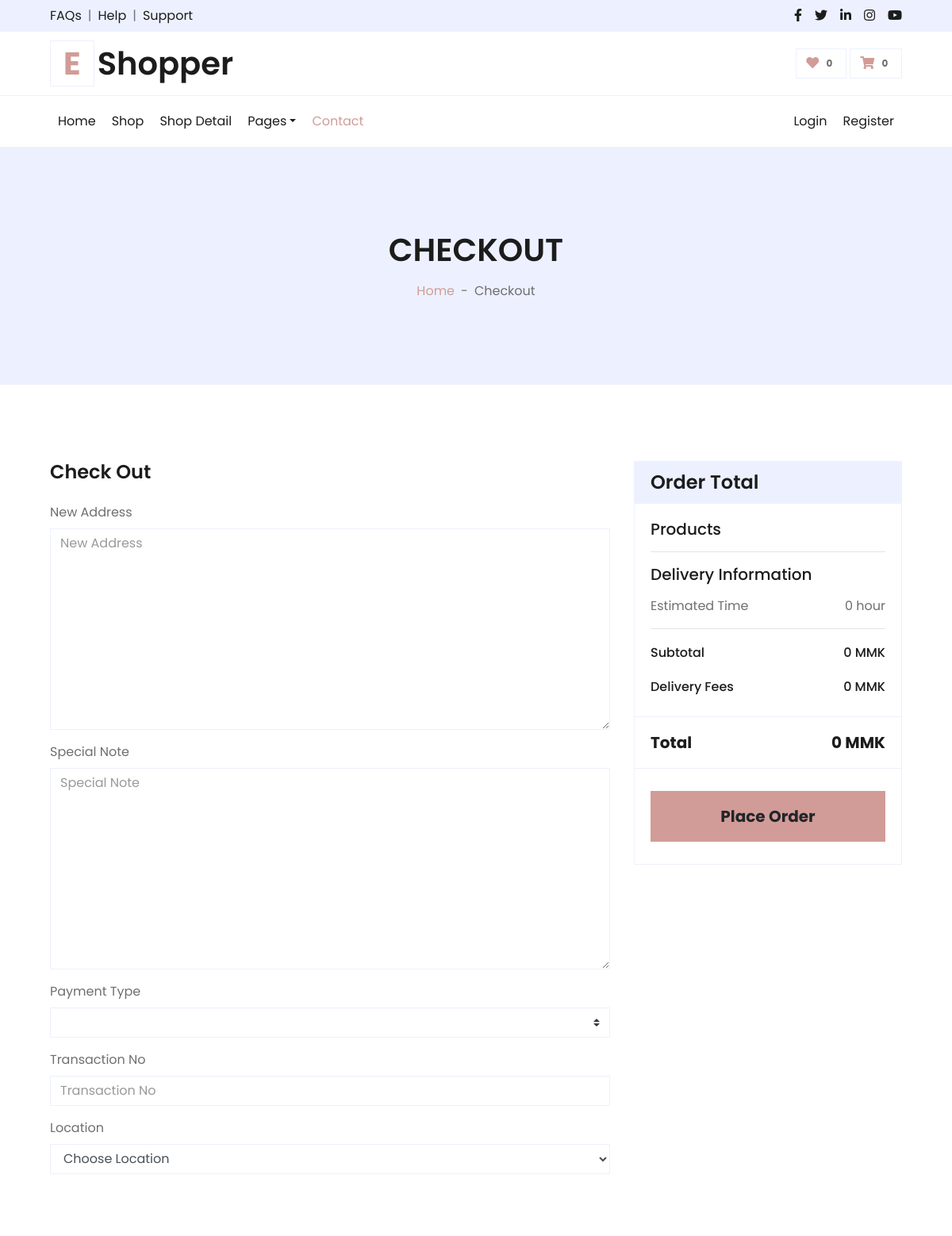
Before: /checkout.php (upper part) with the older database file.
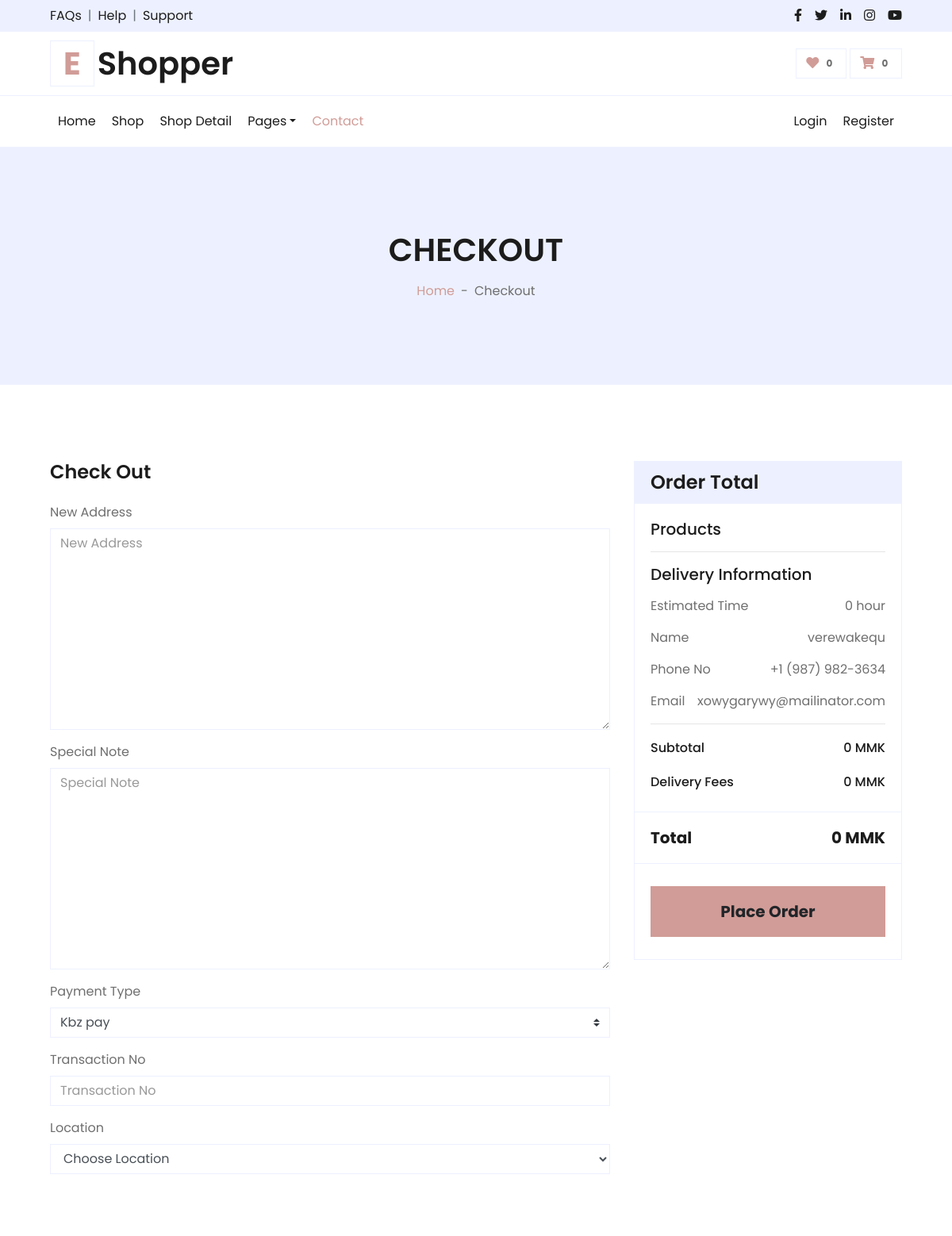
After: the same page with the newer database file.
### tables this page shows
CREATE TABLE `users` (
  `id` int NOT NULL,
  `name` varchar(255) NOT NULL,
  `role` int NOT NULL COMMENT '1 => admin,\r\n2 => staff,\r\n3 => customer,\r\n4 => delivery\r\n',
  `email` varchar(255) NOT NULL,
  `phone_number` varchar(255) NOT NULL,
  `address` text NOT NULL,
  `password` text NOT NULL,
  `delivery_status` int NOT NULL DEFAULT '0' COMMENT '0 => available,\r\n1 => unavailable',
  `deleted_at` int DEFAULT '0'
);

### checkout.php (the view, shortened to what the changed rows need)
<?php
    include_once('header.php');
?>
    <div class="container-fluid bg-secondary mb-5">
        <div class="d-flex flex-column align-items-center justify-content-center" style="min-height: 300px">
            <h1 class="font-weight-semi-bold text-uppercase mb-3">Checkout</h1>
        </div>
    </div>
<form action="checkout.php" method="POST">
    <div class="container-fluid pt-5">
        <div class="row px-xl-5">
            <div class="col-lg-8">
                <div class="mb-4">
                    <div class="row">
                        <div class="col-md-12 form-group">
                            <label for="payment_type">Payment Type</label>
                            <select class="custom-select" name="payment_type" id="payment_type">
                                <?php
                                    $select_payment_types = "SELECT * FROM payment_types
                                                             WHERE deleted_at = 0
                                                            ";
                                    $select_payment_types_query = mysqli_query($connect,$select_payment_types);
                                    $count_payment_types = mysqli_num_rows($select_payment_types_query);
                                    for($i = 0; $i < $count_payment_types; $i++)
                                    {
                                        $row_payment = mysqli_fetch_assoc($select_payment_types_query);
                                ?>
                                        <option value="<?php echo $row_payment['id']; ?>"><?php echo $row_payment['type']; ?> </option>
                                <?php
                                    }
                                ?>
                            </select>
                        </div>
                    </div>
                </div>
            </div>
            <div class="col-lg-4">
                <div class="card border-secondary mb-5">
                    <div class="card-body">
                        <?php
                            $select_delivery = "SELECT * FROM users
                                                WHERE deleted_at = 0 AND role = 4 AND delivery_status = 0
                                                ORDER BY id DESC
                                               ";
                            $select_delivery_query = mysqli_query($connect,$select_delivery);
                            $select_delivery_count = mysqli_num_rows($select_delivery_query);
                            if($select_delivery_count > 0)
                            {
                                $row_delivery = mysqli_fetch_assoc($select_delivery_query);
                        ?>
                                <div class="d-flex justify-content-between">
                                    <p>Name</p>
                                    <p><?php echo $row_delivery['name']; ?></p>
                                </div>
                                <div class="d-flex justify-content-between">
                                    <p>Phone No</p>
                                    <p><?php echo $row_delivery['phone_number']; ?></p>
                                </div>
                                <div class="d-flex justify-content-between">
                                    <p>Email</p>
                                    <p><?php echo $row_delivery['email']; ?></p>
                                </div>
                        <?php
                            }
                        ?>
                    </div>
                </div>
            </div>
        </div>
    </div>
</form>
<?php
    include_once('footer.php');
?>

Changed rows visible on the page:
added users: name "verewakequ", phone_number "+1 (987) 982-3634", email "xowygarywy@mailinator.com"
Other visible differences:
form field payment_type: (not shown) → "Kbz pay"
text now shown: "Name Phone No Email"
